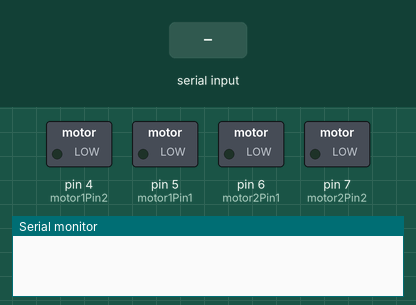
A sketch run on a simulated Arduino Uno, built with avr-gcc and run on an emulated ATmega328P. Shown: switched loads named in the sketch (green lamp = pin HIGH), the last lines printed to the serial monitor. The test bench sets the inputs (shaded band).

Above: at 1.2 s.
1.3 s: "F" received over Serial
At 1.8 s:
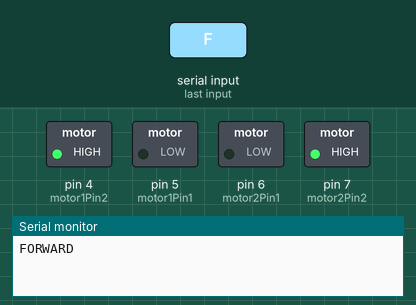
2.8 s: "R" received over Serial
At 4.0 s:
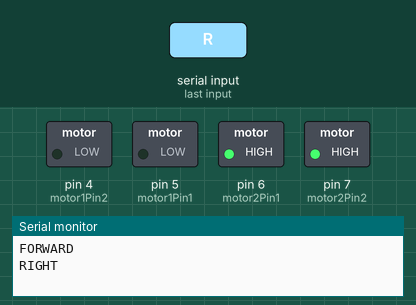
4.3 s: "L" received over Serial
At 5.3 s:
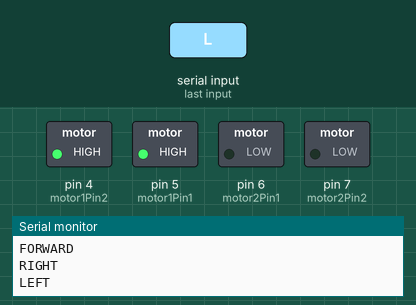
5.8 s: "B" received over Serial
At 6.4 s:
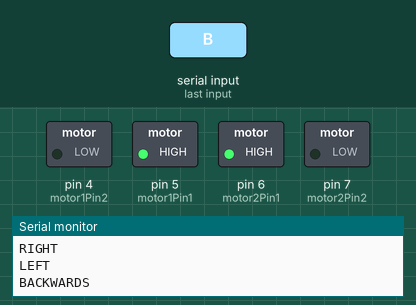
Timing chart, 0 to 8.3 s (numbered marks = the images above; inputs shaded):
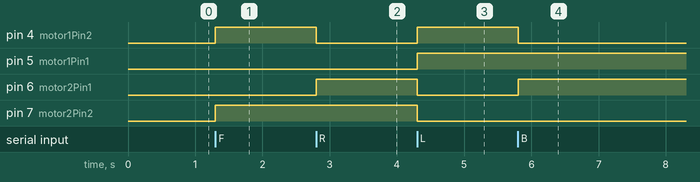

Measured:
- after the input at 1.3 s, pin 4 (motor1Pin2), pin 7 (motor2Pin2): LOW → HIGH at once
- after the input at 2.8 s, pin 4 (motor1Pin2): HIGH → LOW at once; pin 6 (motor2Pin1): LOW → HIGH at once
- after the input at 4.3 s, pin 4 (motor1Pin2), pin 5 (motor1Pin1): LOW → HIGH at once; pin 6 (motor2Pin1), pin 7 (motor2Pin2): HIGH → LOW at once
- after the input at 5.8 s, pin 4 (motor1Pin2): HIGH → LOW at once; pin 6 (motor2Pin1): LOW → HIGH at once

The sketch:

Arduino_Code.ino
```cpp
int motor1Pin1 = 5; // pin 2 on L293D IC
int motor1Pin2 = 4; // pin 7 on L293D IC
int motor2Pin1 = 6; // pin 10 on L293D IC
int motor2Pin2 = 7; // pin 15 on L293D IC

int state;
int flag=0;        //makes sure that the serial only prints once the state
int stateStop=0;

void setup()
{
    // sets the pins as outputs:
    pinMode(motor1Pin1, OUTPUT);
    pinMode(motor1Pin2, OUTPUT);
    pinMode(motor2Pin1, OUTPUT);
    pinMode(motor2Pin2, OUTPUT);

    // initialize serial communication at 9600 bits per second:
    Serial.begin(9600);
}

void loop()
{
    //if some date is sent, reads it and saves in state
    if(Serial.available() > 0)
    {
      state = Serial.read();
      flag=0;
    }

    // if the state is 'F' the DC motor will go forward
    if (state == 'F')
    {
        digitalWrite(motor1Pin1, LOW);
        digitalWrite(motor1Pin2, HIGH);
        digitalWrite(motor2Pin1, LOW);
        digitalWrite(motor2Pin2, HIGH);
        if(flag == 0){
          Serial.println("FORWARD");
          flag=1;
        }
    }

    // if the state is 'R' the motor will turn right
    else if (state == 'R')
    {
        digitalWrite(motor1Pin1, LOW);
        digitalWrite(motor1Pin2, LOW);
        digitalWrite(motor2Pin1, HIGH);
        digitalWrite(motor2Pin2, HIGH);

        if(flag == 0){
          Serial.println("RIGHT");
          flag=1;
        }
    }

    // if the state is 'S' the motor will Stop
    else if (state == 'S')
    {
        digitalWrite(motor1Pin1, LOW);
        digitalWrite(motor1Pin2, LOW);
        digitalWrite(motor2Pin1, LOW);
        digitalWrite(motor2Pin2, LOW);

        if(flag == 0){
          Serial.println("STOP");
          flag=1;
        }
    }

    // if the state is 'L' the motor will turn left
    else if (state == 'L')
    {
        digitalWrite(motor1Pin1, HIGH);
        digitalWrite(motor1Pin2, HIGH);
        digitalWrite(motor2Pin1, LOW);
        digitalWrite(motor2Pin2, LOW);

        if(flag == 0){
          Serial.println("LEFT");
          flag=1;
        }
    }

    // if the state is 'B' the motor will Reverse
    else if (state == 'B')
    {
        digitalWrite(motor1Pin1, HIGH);
        digitalWrite(motor1Pin2, LOW);
        digitalWrite(motor2Pin1, HIGH);
        digitalWrite(motor2Pin2, LOW);

        if(flag == 0){
          Serial.println("BACKWARDS");
          flag=1;
        }
    }
}
```
